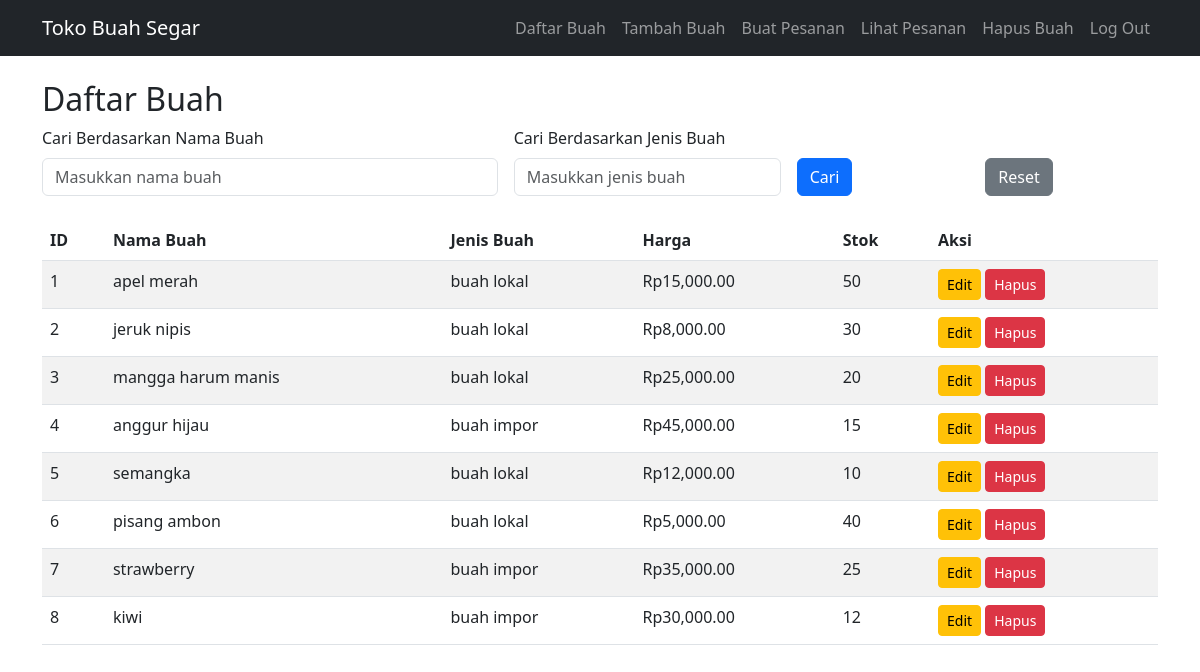
Screenshot of /index.php (signed in) with the database file from the repository.
### tables this page shows
CREATE TABLE `buah` (
  `id` int NOT NULL,
  `nama_buah` varchar(100) NOT NULL,
  `jenis_buah` varchar(50) NOT NULL,
  `harga` int NOT NULL,
  `stok` int NOT NULL
);

### proses_index.php (called while the page is built, shortened)
<?php
include 'koneksi_db.php';
$search_nama = isset($_GET['nama_buah']) ? $_GET['nama_buah'] : '';
$search_jenis = isset($_GET['jenis_buah']) ? $_GET['jenis_buah'] : '';
$query = "select * from buah where 1=1";
$result = $conn->query($query);
?>

### index.php (the view, shortened to what this page needs)
<?php
include 'proses_index.php';
?>
<!DOCTYPE html>
<html lang="en">
<head>
    <link href="https://cdn.jsdelivr.net/npm/bootstrap@5.3.0/dist/css/bootstrap.min.css" rel="stylesheet">
</head>
<body>
<?php include 'nav.php'; ?>
<div class="container mt-4">
    <h2>Daftar Buah</h2>
    <form method="get" class="row g-3 mb-4">
        <div class="col-md-5">
            <label for="nama_buah" class="form-label">
                Cari Berdasarkan Nama Buah
            </label>
            <input
                type="text"
                class="form-control"
                id="nama_buah"
                name="nama_buah"
                placeholder="Masukkan nama buah"
                value="<?= htmlspecialchars($search_nama) ?>">
        </div>
        <div class="col-md-3">
            <label for="jenis_buah" class="form-label">
                Cari Berdasarkan Jenis Buah
            </label>
            <input
                type="text"
                class="form-control"
                id="jenis_buah"
                name="jenis_buah"
                placeholder="Masukkan jenis buah"
                value="<?= htmlspecialchars($search_jenis) ?>">
        </div>
        <div class="col-md-2 align-self-end">
            <button type="submit" class="btn btn-primary">
                Cari
            </button>
        </div>
        <div class="col-md-2 align-self-end">
            <a href="index.php" class="btn btn-secondary">
                Reset
            </a>
        </div>
    </form>
    <table class="table table-striped">
        <thead>
            <tr>
                <th>ID</th>
                <th>Nama Buah</th>
                <th>Jenis Buah</th>
                <th>Harga</th>
                <th>Stok</th>
                <th>Aksi</th>
            </tr>
        </thead>
        <tbody>
            <?php while ($row = $result->fetch_assoc()): ?>
            <tr>
                <td><?= $row['id'] ?></td>
                <td><?= htmlspecialchars($row['nama_buah']) ?></td>
                <td><?= htmlspecialchars($row['jenis_buah']) ?></td>
                <td>Rp<?= number_format($row['harga'], 2) ?></td>
                <td><?= $row['stok'] ?></td>
                <td>
                    <a href="form_edit.php?id=<?= $row['id'] ?>" class="btn btn-sm btn-warning">
                        Edit
                    </a>
                    <a href="proses_hapus.php?id=<?= $row['id'] ?>"
                       class="btn btn-sm btn-danger"
                       onclick="return confirm('Yakin ingin menghapus?')">
                        Hapus
                    </a>
                </td>
            </tr>
            <?php endwhile; ?>
        </tbody>
    </table>
</div>
</body>
</html>

### nav.php (shortened to what this page needs)
<nav class="navbar navbar-expand-lg navbar-dark bg-dark">
  <div class="container">
    <a class="navbar-brand" href="index.php">Toko Buah Segar</a>
    <div class="collapse navbar-collapse" id="navbarNav">
      <ul class="navbar-nav ms-auto">
        <li class="nav-item">
          <a class="nav-link" href="index.php">Daftar Buah</a>
        </li>
        <li class="nav-item">
          <a class="nav-link" href="tambah_buah.php">Tambah Buah</a>
        </li>
        <li class="nav-item">
          <a class="nav-link" href="transaksi.php">Buat Pesanan</a>
        </li>
        <li class="nav-item">
          <a class="nav-link" href="lihat_transaksi.php">Lihat Pesanan</a>
        </li>
        <li class="nav-item">
          <a class="nav-link" href="hapus.php">Hapus Buah</a>
        </li>
        <li class="nav-item">
          <a class="nav-link" href="logout.php">Log Out</a>
        </li>
      </ul>
    </div>
  </div>
</nav>

### rows the page displays
buah: id "1", nama_buah "apel merah", jenis_buah "buah lokal", harga "15,000.00", stok "50"
buah: id "2", nama_buah "jeruk nipis", jenis_buah "buah lokal", harga "8,000.00", stok "30"
buah: id "3", nama_buah "mangga harum manis", jenis_buah "buah lokal", harga "25,000.00", stok "20"
buah: id "4", nama_buah "anggur hijau", jenis_buah "buah impor", harga "45,000.00", stok "15"
buah: id "5", nama_buah "semangka", jenis_buah "buah lokal", harga "12,000.00", stok "10"
buah: id "6", nama_buah "pisang ambon", jenis_buah "buah lokal", harga "5,000.00", stok "40"
buah: id "7", nama_buah "strawberry", jenis_buah "buah impor", harga "35,000.00", stok "25"
buah: id "8", nama_buah "kiwi", jenis_buah "buah impor", harga "30,000.00", stok "12"
